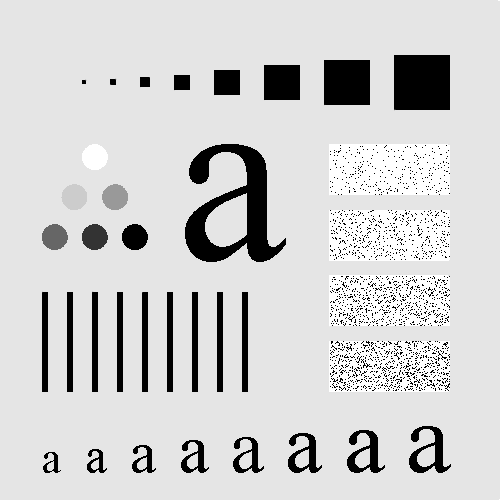
#> input picture images/DIP3E_Original_Images_CH03/Fig0333(a)(test_pattern_blurring_orig).tif, 500 x 500 px, found by its file name
$ jupyter execute IVP_Lab_5.ipynb
#> lines starting #> are read from the running program, lines starting #| are printed output that depends on the picture; after the words box and inside, x2 and y2 are one past the last pixel; in counts of white or black regions, pixels touching at a corner belong together
Name: Aditya Kamath

Roll no.: C021

Semester: VI

Program: B.Tech

Branch: EXTC

Date of performance: 19/02/2021

Date of Submission: 26/02/2021

Topic: Frequency Domain Filtering

[cell 1]
import cv2
import numpy as np
import matplotlib.pyplot as plt

[cell 2]
# Reading the image
img= cv2.imread("/content/Fig0333(a)(test_pattern_blurring_orig).tif",0)
#> img is the input picture: shape (500, 500); min 0, max 255, mean 207.4
#size of the image
m,n = img.shape
#> m = 500; n = 500
print(m,n)
#| 500 500

[cell 3]
plt.imshow(img,cmap = 'gray')

[cell 4]
img_fft= np.fft.fft2(img, s=None, axes=(-2, -1), norm=None)  # Apply FFT on origianl image
img_fft= np.fft.fftshift(img_fft)                            # Shifting the origin same as multiplying by (-1)^x+y
img_abs= np.abs(img_fft)                                     # Obtaining magintude of the transformed image
img_phase= np.angle(img_fft)                                 # Obtaining the Phase of the trasnformed image
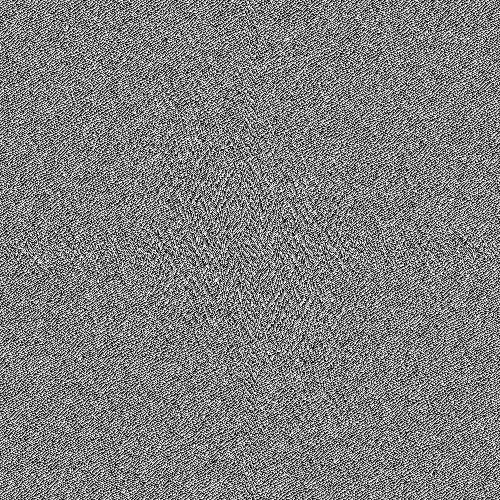
#> img_phase: shape (500, 500) float64; min -3.14, max 3.14, mean 7.16e-18; drawn with min black and max white
img_log= np.log10(1+img_abs)                                 # Performing Log transformation
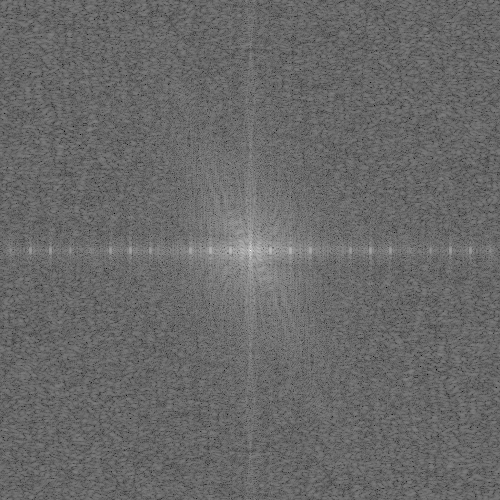
#> img_log: shape (500, 500) float64; min 1.53, max 7.71, mean 4.08; drawn with min black and max white

[cell 5]
fig = plt.figure(figsize=(10,10),facecolor='w')
plt.subplot(2,2,1)
plt.imshow(img, cmap="gray") #printing the original image
plt.title("Original image")

plt.subplot(2,2,2)
plt.imshow(img_abs, "gray") #printing the magnitude of the image
plt.title("Magnitude of the original image")

plt.subplot(2,2,3)
plt.imshow(img_phase, "gray") #printing the phase of the image
plt.title("Phase of the original image")

plt.subplot(2,2,4)
plt.imshow(img_log, "gray") #printing the log transformation of the image
plt.title("Log Transformation of the original image")
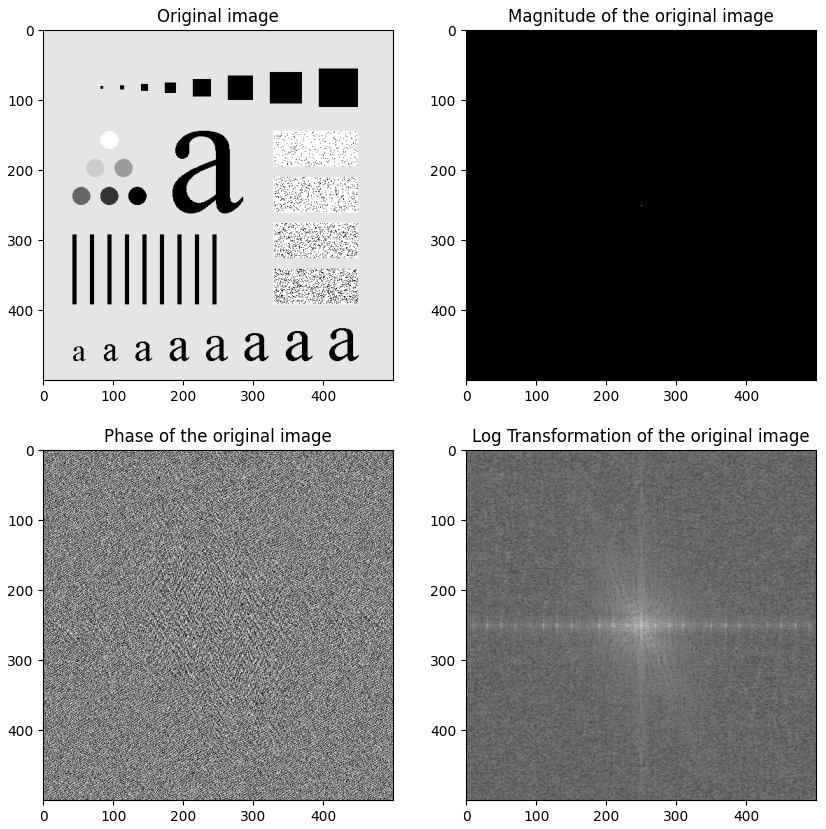
#> figure drawn by matplotlib, 4 panels

[cell 6]
#Obtaining size (rows and columns)of the image
m,n= img_fft.shape
print(m,n)
#| 500 500
#> the answer given: 100

Taking Input from users

[cell 7]
# making LPF nad HPF masks

def mask(m,n,size):
#> called with m = 500, n = 500, size = 100
    lpf = np.zeros([int(m), int(n)])
    hpf = np.zeros([int(m), int(n)])

    for i in range(m):
        for j in range(n):
            dist = np.sqrt((i-m//2)**2 +(j-n//2)**2)
            if dist > size:
                lpf[i,j]=0
                hpf[i,j]=1
            else:
                lpf[i,j]= 1
                hpf[i,j]=0
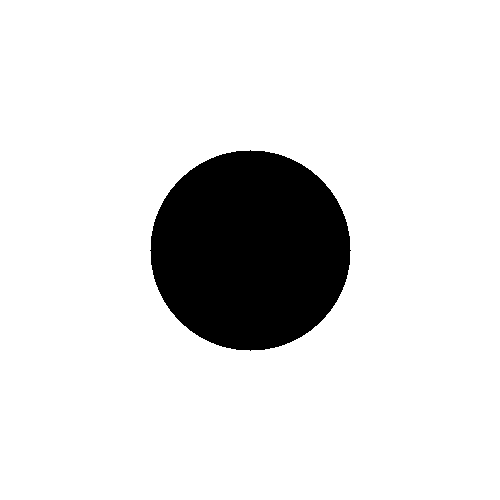
#> hpf: shape (500, 500) float64; values 0 (black) and 1 (white), 87.4% white; 1 black region, box (x1, y1, x2, y2) and area: (150, 150, 351, 351) 31417
    return(lpf,hpf)

[cell 8]
#multiplying and getting the image after applying filter mask

size=int(input("Enter size value"))
lpf,hpf = mask(m,n,size)
lpf_img = img_fft * lpf
hpf_img = img_fft * hpf

lpf_img = np.fft.fftshift(lpf_img)
hpf_img = np.fft.fftshift(hpf_img)

lpf_img = np.real(np.fft.ifft2(lpf_img))
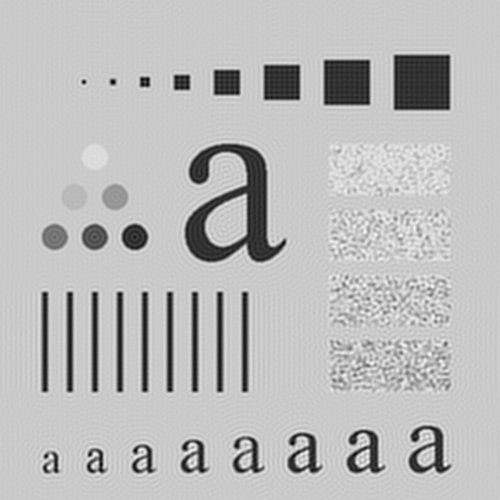
#> lpf_img: shape (500, 500) float64; min -73.61, max 307.3, mean 207.4; drawn with min black and max white
hpf_img = np.real(np.fft.ifft2(hpf_img))

#Plot orinal, low pass filtered and high pass filtered image
plt.figure(figsize=(20,20))
plt.subplot(1,3,1)
plt.title("Original Image")
plt.imshow(img,cmap="gray")
plt.subplot(1,3,2)
plt.title("Low Pass Filtered Image for radius = " +str(size))
plt.imshow(lpf_img,cmap="gray")
plt.subplot(1,3,3)
plt.title("High Pass filtered image for radius = " +str(size))
plt.imshow(hpf_img,cmap="gray", vmin=0, vmax=255)

Genralised code

[cell 9]
# making LPF nad HPF masks

def mask(m,n,size):
    lpf = np.zeros([int(m), int(n)])
    hpf = np.zeros([int(m), int(n)])

    for i in range(m):
        for j in range(n):
            dist = np.sqrt((i-m//2)**2 +(j-n//2)**2)
            if dist > size:
                lpf[i,j]=0
                hpf[i,j]=1
            else:
                lpf[i,j]= 1
                hpf[i,j]=0
    return(lpf,hpf)

[cell 10]
#multiplying and getting the image after applying filter mask
f = 1

for i in range(10,100,10):
  size= i
  img_new = img_fft

  lpf,hpf = mask(m,n,size)
  lpf_img = img_new * lpf
  hpf_img = img_new * hpf

  lpf_img = np.fft.fftshift(lpf_img)
  hpf_img = np.fft.fftshift(hpf_img)

  lpf_img = np.real(np.fft.ifft2(lpf_img))
  hpf_img = np.real(np.fft.ifft2(hpf_img))


  plt.figure(figsize=(30,30))
  plt.subplot(10,3,f)
  plt.title("Original Image")
  plt.imshow(img,cmap="gray", vmin=0, vmax=255)
  f=f+1
  plt.subplot(10,3,f)
  plt.title("Low Pass Filtered Image for radius = " +str(size))
  plt.imshow(lpf_img,cmap="gray", vmin=0, vmax=255)
  f=f+1
  plt.subplot(10,3,f)
  plt.title("High Pass filtered image for radius = " +str(size))
  plt.imshow(hpf_img,cmap="gray", vmin=0, vmax=255)
  f=f+1
#> this loop made 9 passes
#> pass 1, `lpf_img = np.real(np.fft.ifft2(lpf_img))`:
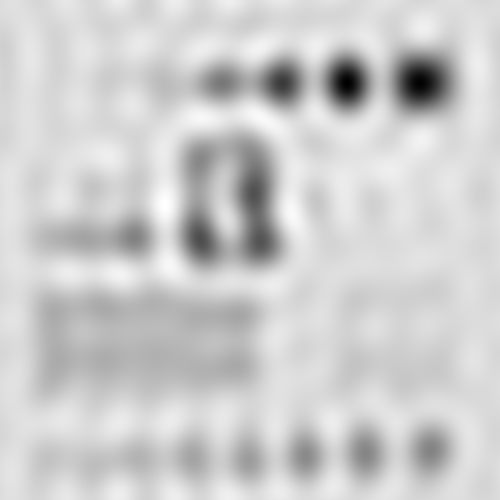
#> lpf_img: shape (500, 500) float64; min -92.05, max 280, mean 207.4; drawn with min black and max white
#> pass 1, `hpf_img = np.real(np.fft.ifft2(hpf_img))`:
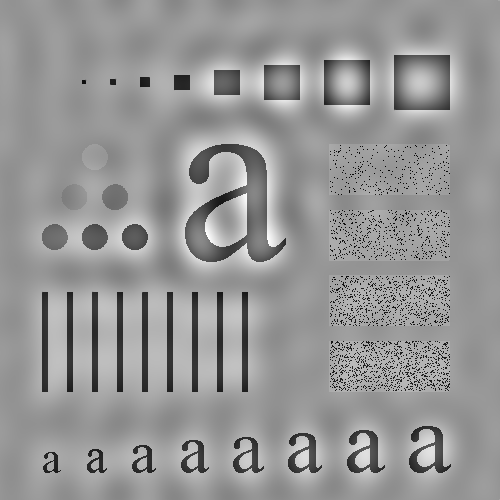
#> hpf_img: shape (500, 500) float64; min -257.5, max 178.9, mean 0; drawn with min black and max white
#> pass 2, `hpf_img = np.real(np.fft.ifft2(hpf_img))`:
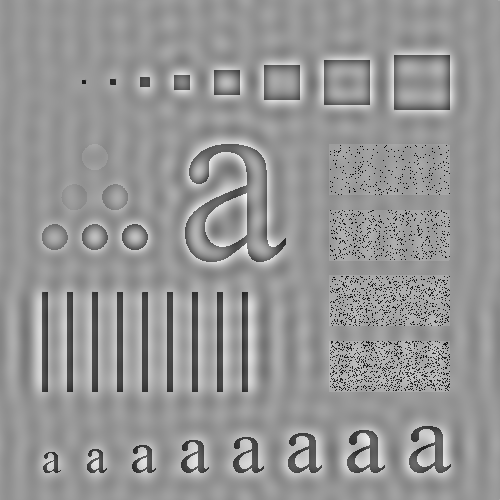
#> hpf_img: shape (500, 500) float64; min -263.5, max 183.7, mean 0; drawn with min black and max white
#> after the loop, f = 28
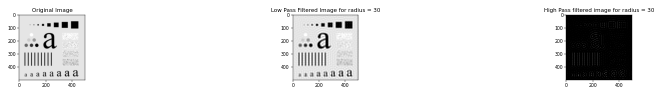
#> figure drawn by matplotlib, 3 panels
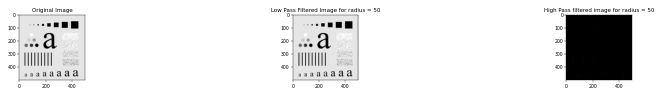
#> figure drawn by matplotlib, 3 panels
